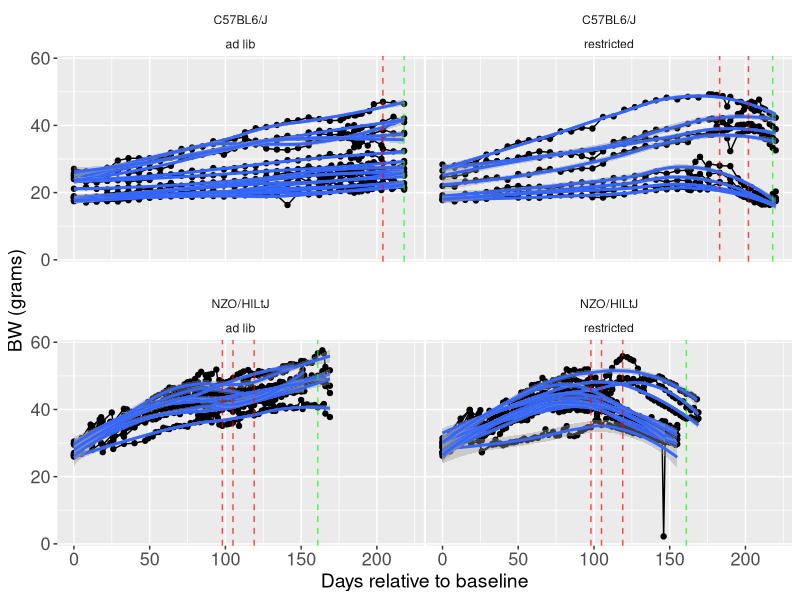
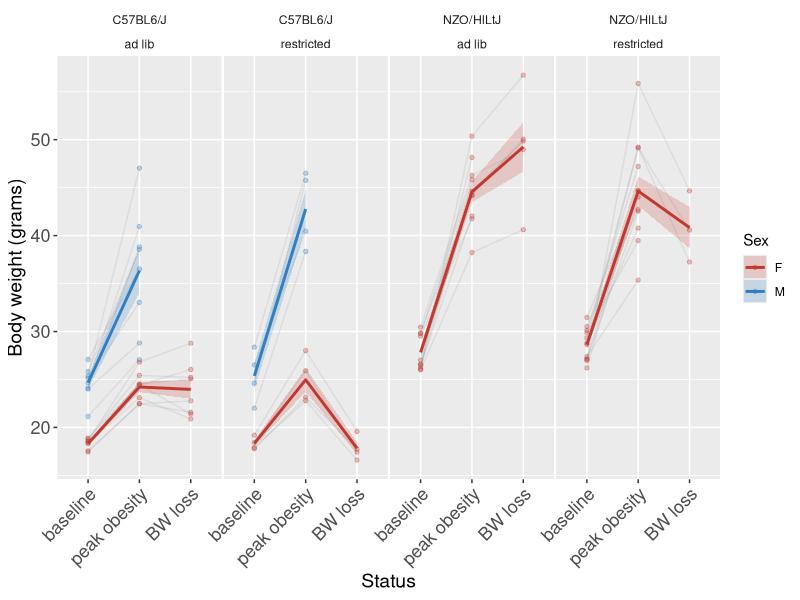
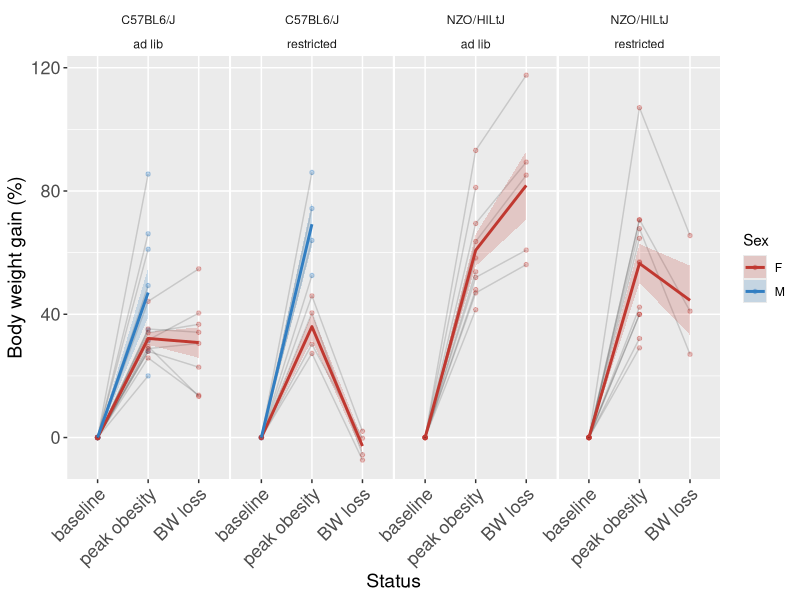
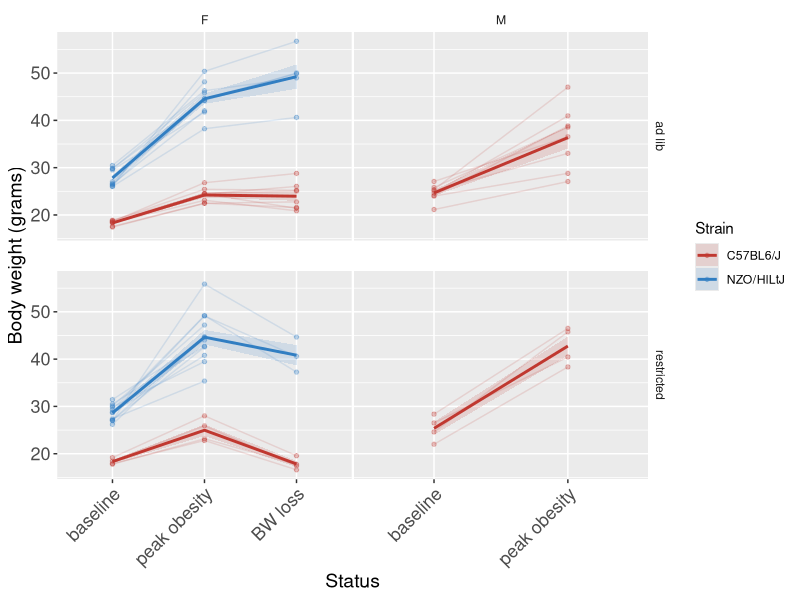
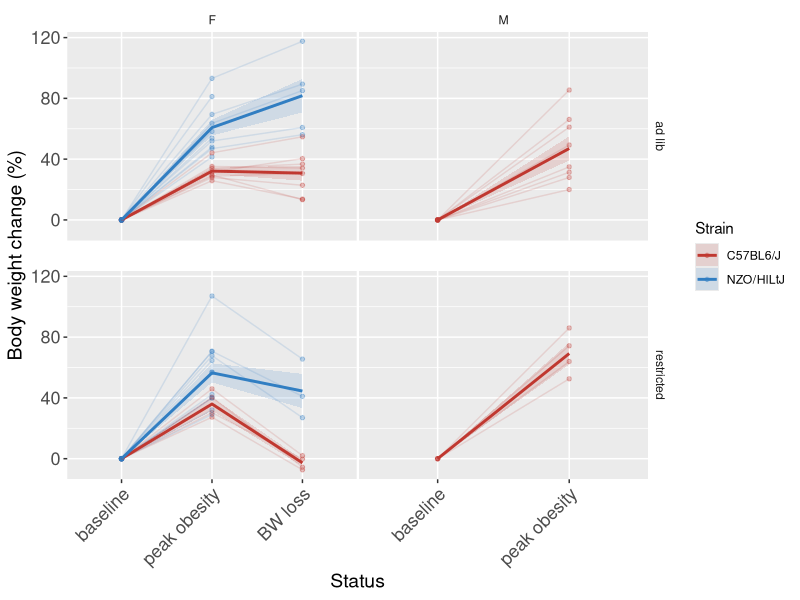

The R script that drew these images, in order: (Note: this script raises an error after producing the figures.)
# This script aims to explore changes in body weight in NZO and c57 after different stages of feeding:
#1 from baseline to peak obesity,
#2:from peak of obesity to acute body weight loss
#3 from acute body weight loss to body weight maintenance
#4 from body weight maintenance to body weight gain after RTIOXA-47 injections

#libraries----
library(dplyr) #to use pipe
library(ggplot2) #to graph
library(readr) #to read csv
library(tidyr)  # to use drop-na()
library(ggpubr)
library(purrr)
library(broom)
library(Hmisc)
library(lme4)
library(emmeans)
library(patchwork)


#BW CSV data import RTIOXA 47 ----
BW_data <- read_csv("../data/BW.csv") %>% 
  filter(COHORT > 1 & COHORT < 6) %>% # Just NZO females
  filter(!ID %in% c(3712, 3715)) %>% # died during study
  group_by(ID) %>% 
  arrange(DATE) %>% 
  mutate(
    bw_rel = 100 * (BW - first(BW)) / first(BW),
    body_lag = (lag(BW) - BW),
    GROUP = case_when(
      ID %in% c(3706, 3707, 3709, 3711, 3713, 3717, 3716, 3719, 3718, 3726,
                7860, 7862, 7864, 7867, 7868, 7869, 7870, 7871, 7873, 7875, 
                7876, 7879, 7880, 7881,7882, 7883) ~ "ad lib",
      ID %in% c(3708, 3714, 3720, 3721, 3710, 3722, 3723, 3724, 3725, 3727, 3728, 3729,
                7861, 7863, 7865, 7866, 7872, 7874, 7877, 7878) ~ "restricted"
    ),
    DRUG = case_when(
      ID %in% c(3706, 3707, 3709, 3711, 3713, 3714, 3720, 3724, 3725, 3727, 3728,
                7861, 7863, 7864, 7878, 7867, 7872, 7875, 7876, 7869, 7870, 7871,
                7868, 7880, 7881, 7882, 7883) ~ "vehicle",
      ID %in% c(3708, 3710, 3716, 3717, 3718, 3719, 3721, 3722, 3723, 3726, 3729,
                7862, 7865, 7873, 7874, 7877, 7866, 7879, 7860) ~ "RTIOXA_47"
    ),
    day_rel = DATE - first(DATE)
  ) %>%
  mutate(
    STATUS = case_when(
      day_rel == 0 ~ "baseline", 
      STRAIN == "NZO/HlLtJ" & DATE == as.Date("2025-02-21") ~ "peak obesity",
      STRAIN == "C57BL6/J" & SEX == "M" & day_rel == 202 & GROUP == "restricted" ~ "peak obesity",
      STRAIN == "C57BL6/J" & SEX == "F" & day_rel == 183 & GROUP == "restricted"~ "peak obesity",
      STRAIN == "C57BL6/J" & day_rel == 204 & GROUP == "ad lib" ~ "peak obesity",
      STRAIN == "C57BL6/J" & SEX == "M" & day_rel == 241 & GROUP == "restricted"~ "BW loss",
      STRAIN == "C57BL6/J" & SEX == "F" & day_rel == 218 & GROUP == "restricted"~ "BW loss",
      STRAIN == "C57BL6/J" & SEX == "M" & day_rel == 239 & GROUP == "ad lib"~ "BW loss",
      STRAIN == "C57BL6/J" & SEX == "F" & day_rel == 218 & GROUP == "ad lib"~ "BW loss",
      STRAIN == "NZO/HlLtJ" & day_rel == 161 ~ "BW loss",
      STRAIN == "C57BL6/J" & COMMENTS == "DAY_1_INJECTIONS" ~ "BW maintenance", 
      STRAIN == "NZO/HlLtJ" &  COMMENTS == "DAY_1_INJECTIONS" ~ "BW maintenance",
      STRAIN == "C57BL6/J" & COMMENTS == "DAY_4_SABLE_AND_SAC" ~ "BW regain",
      STRAIN == "NZO/HlLtJ" & COMMENTS == "DAY_4_SABLE_AND_SAC" ~ "BW regain",
      TRUE ~ NA_character_
    ) ) #%>% 
  #filter(STRAIN == "NZO/HlLtJ" | (STRAIN == "C57BL6/J" & DIET_FORMULA == "D12451i"))

n_distinct(BW_data$ID) #9 NZO in total and 4 C57 in total

highlight_data <- BW_data %>%
  filter(STATUS == "peak obesity")

highlight_data_2 <- BW_data %>%
  filter(STATUS == "BW loss")

highlight_data_3 <- BW_data %>%
  filter(STATUS == "BW maintenance")

highlight_data_4 <- BW_data %>%
  filter(STATUS == "BW regain")

#format plot

scaleFill <- scale_fill_manual(values = c("#C03830FF", "#317EC2FF"))


format.plot <- theme(
  strip.background = element_blank(),
  panel.spacing.x = unit(0.1, "lines"),          
  panel.spacing.y = unit(1.5, "lines"),  
  axis.text = element_text(family = "Helvetica", size = 13),
  axis.title = element_text(family = "Helvetica", size = 14))


#plot 1 description of BW over time per ID----
plot <- BW_data %>% 
  ggplot(aes(day_rel, BW, group = ID)) +
  geom_point() +
  geom_line() +
  facet_wrap(~STRAIN*GROUP) +
  geom_smooth() +
  labs(
    x = "Days relative to baseline",
    y = "BW (grams)"
  ) +
  geom_vline(data = highlight_data, aes(xintercept = day_rel),
             linetype = "dashed", color = "red", alpha = 0.7) +
  geom_vline(data = highlight_data_2, aes(xintercept = day_rel),
             linetype = "dashed", color = "green", alpha = 0.7) +
  geom_vline(data = highlight_data_3, aes(xintercept = day_rel),
             linetype = "dashed", color = "blue", alpha = 0.7) +
  geom_vline(data = highlight_data_4, aes(xintercept = day_rel),
             linetype = "dashed", color = "orange", alpha = 0.7) +
  format.plot

plot

# Make STATUS an ordered factor
BW_data <- BW_data %>%
  mutate(STATUS = factor(STATUS, 
                         levels = c("baseline", "peak obesity", "BW loss", 
                                    "BW maintenance", "BW regain"))) %>% 
  filter(!is.na(STATUS))

BW_data %>%
  group_by(STATUS) %>%
  summarise(n_ID = n_distinct(ID)) #this is good


# Compute mean ± SEM per STRAIN, STATUS, GROUP, SEX, DIET_FORMULA
summary_data <- BW_data %>%
  group_by(STRAIN, STATUS, GROUP,SEX) %>%
  summarise(
    mean_BW = mean(BW, na.rm = TRUE),
    sem_BW = sd(BW, na.rm = TRUE) / sqrt(n()),
    .groups = "drop"
  )

#plot 2 BW in each STATUS collapsed by DIET_FORMULA----
ggplot() +
  # Individual points, smaller and more transparent
  geom_point(data = BW_data, 
             aes(x = STATUS, y = BW, color = SEX, group = ID),
             size = 1.2, alpha = 0.3) +
  geom_line(data = BW_data, 
            aes(x = STATUS, y = BW, color = DRUG, group = ID),
            alpha = 0.15) +
  
  # Mean ± SEM as shaded ribbon
  geom_ribbon(data = summary_data,
              aes(x = STATUS, ymin = mean_BW - sem_BW, ymax = mean_BW + sem_BW,
                  group = interaction(GROUP, SEX), fill = SEX),
              alpha = 0.2) +
  geom_line(data = summary_data,
            aes(x = STATUS, y = mean_BW, group = interaction(GROUP, SEX), color = SEX),
            size = 1) +
  
  # Facet by STRAIN (rows) × GROUP  (columns)
  facet_grid(~ STRAIN*GROUP, scales = "free_x") +
  
  scale_color_manual(values = c("F" = "#C03830FF", "M" = "#317EC2FF")) +
  scale_fill_manual(values = c("F" = "#C03830FF", "M" = "#317EC2FF")) +
  
  labs(
    x = "Status",
    y = "Body weight (grams)",
    color = "Sex",
    fill = "Sex"
  ) +
  format.plot +
  theme(axis.text.x = element_text(angle = 45, hjust = 1))

# Compute mean ± SEM per STRAIN, STATUS, GROUP, SEX using bw_rel
summary_data_rel <- BW_data %>%
  group_by(STRAIN, STATUS, GROUP, SEX) %>%
  summarise(
    mean_bw_rel = mean(bw_rel, na.rm = TRUE),
    sem_bw_rel = sd(bw_rel, na.rm = TRUE) / sqrt(n()),
    .groups = "drop"
  )

#plot 3 % BW gain in each STATUS collapsed by DIET_FORMULA----

ggplot() +
  # Individual points, smaller and more transparent
  geom_point(data = BW_data, 
             aes(x = STATUS, y = bw_rel, color = SEX, group = ID),
             size = 1.2, alpha = 0.3) +
  geom_line(data = BW_data, 
            aes(x = STATUS, y = bw_rel, group = ID),
            alpha = 0.15) +
  
  # Mean ± SEM as shaded ribbon
  geom_ribbon(data = summary_data_rel,
              aes(x = STATUS, ymin = mean_bw_rel - sem_bw_rel, ymax = mean_bw_rel + sem_bw_rel,
                  group = interaction(GROUP, SEX), fill = SEX),
              alpha = 0.2) +
  geom_line(data = summary_data_rel,
            aes(x = STATUS, y = mean_bw_rel, group = interaction(GROUP, SEX), color = SEX),
            size = 1) +
  
  # Facet by STRAIN (rows) × GROUP (columns)
  facet_grid(~ STRAIN*GROUP, scales = "free_x") +
  
  # Colors
  scale_color_manual(values = c("F" = "#C03830FF", "M" = "#317EC2FF")) +
  scale_fill_manual(values = c("F" = "#C03830FF", "M" = "#317EC2FF")) +
  
  # Labels and theme
  labs(
    x = "Status",
    y = "Body weight gain (%)",
    color = "Sex",
    fill = "Sex"
  ) +
  theme(axis.text.x = element_text(angle = 45, hjust = 1)) +
  format.plot


#plot 4 BW in all females together ----


# Compute mean ± SEM per STRAIN, STATUS, GROUP, SEX
summary_data_rel <- BW_data %>%
  group_by(STRAIN, STATUS, GROUP, SEX) %>%
  summarise(
    mean_BW = mean(BW, na.rm = TRUE),
    sem_BW = sd(BW, na.rm = TRUE) / sqrt(n()),
    .groups = "drop"
  )

# Define custom colors per STRAIN (still harmonious with your sex colors)
strain_colors <- c(
  "C57BL6/J" = "#C03830FF",   # red tone
  "NZO/HlLtJ"   = "#317EC2FF"    # blue tone
)

# Plot
ggplot() +
  # Individual points
  geom_point(data = BW_data,
             aes(x = STATUS, y = BW, color = STRAIN, group = ID),
             size = 1.2, alpha = 0.3) +
  
  # Individual trajectories
  geom_line(data = BW_data,
            aes(x = STATUS, y = BW, group = ID, color = STRAIN),
            alpha = 0.15) +
  
  # Mean ± SEM ribbons per STRAIN
  geom_ribbon(data = summary_data_rel,
              aes(x = STATUS,
                  ymin = mean_BW - sem_BW,
                  ymax = mean_BW + sem_BW,
                  group = interaction(STRAIN, GROUP, SEX),
                  fill = STRAIN),
              alpha = 0.15) +
  
  # Mean lines per STRAIN
  geom_line(data = summary_data_rel,
            aes(x = STATUS, y = mean_BW,
                group = interaction(STRAIN, GROUP, SEX),
                color = STRAIN),
            size = 1) +
  
  # Facet by GROUP × SEX (not by strain)
  facet_grid(GROUP ~ SEX, scales = "free_x") +
  
  # Custom colors for strains
  scale_color_manual(values = strain_colors) +
  scale_fill_manual(values = strain_colors) +
  
  labs(
    x = "Status",
    y = "Body weight (grams)",
    color = "Strain",
    fill = "Strain"
  ) +
  theme(axis.text.x = element_text(angle = 45, hjust = 1)) +
  format.plot

#plot 5 % BW gain in all females together ----

# Compute mean ± SEM per STRAIN, STATUS, GROUP, SEX
summary_data_rel <- BW_data %>%
  group_by(STRAIN, STATUS, GROUP, SEX) %>%
  summarise(
    mean_bw_rel = mean(bw_rel, na.rm = TRUE),
    sem_bw_rel = sd(bw_rel, na.rm = TRUE) / sqrt(n()),
    .groups = "drop"
  )

# Define custom colors per STRAIN (still harmonious with your sex colors)
strain_colors <- c(
  "C57BL6/J" = "#C03830FF",   # red tone
  "NZO/HlLtJ"   = "#317EC2FF"    # blue tone
)

# Plot
ggplot() +
  # Individual points
  geom_point(data = BW_data,
             aes(x = STATUS, y = bw_rel, color = STRAIN, group = ID),
             size = 1.2, alpha = 0.3) +
  
  # Individual trajectories
  geom_line(data = BW_data,
            aes(x = STATUS, y = bw_rel, group = ID, color = STRAIN),
            alpha = 0.15) +
  
  # Mean ± SEM ribbons per STRAIN
  geom_ribbon(data = summary_data_rel,
              aes(x = STATUS,
                  ymin = mean_bw_rel - sem_bw_rel,
                  ymax = mean_bw_rel + sem_bw_rel,
                  group = interaction(STRAIN, GROUP, SEX),
                  fill = STRAIN),
              alpha = 0.15) +
  
  # Mean lines per STRAIN
  geom_line(data = summary_data_rel,
            aes(x = STATUS, y = mean_bw_rel,
                group = interaction(STRAIN, GROUP, SEX),
                color = STRAIN),
            size = 1) +
  
  # Facet by GROUP × SEX (not by strain)
  facet_grid(GROUP ~ SEX, scales = "free_x") +
  
  # Custom colors for strains
  scale_color_manual(values = strain_colors) +
  scale_fill_manual(values = strain_colors) +
  
  labs(
    x = "Status",
    y = "Body weight change (%)",
    color = "Strain",
    fill = "Strain"
  ) +
  theme(axis.text.x = element_text(angle = 45, hjust = 1)) +
  format.plot

# plot 6 RTI47 PLOT BW% GAIN ----

# Step 1. Compute % change from BW maintenance → BW regain
BW_delta <- BW_DATA_INJ %>%
  filter(STATUS %in% c("BW maintenance", "BW regain")) %>%
  filter(DRUG %in% c("vehicle", "RTIOXA_47")) %>%
  select(ID, DRUG, STATUS, BW,STRAIN,SEX) %>%
  pivot_wider(names_from = STATUS, values_from = BW) %>%
  filter(!is.na(`BW maintenance`) & !is.na(`BW regain`)) %>%
  group_by(ID,SEX,STRAIN) %>% 
  mutate(
    DRUG = factor(DRUG, levels = c("vehicle", "RTIOXA_47")),
    bw_rel = 100 * (`BW regain` - `BW maintenance`) / `BW maintenance` # % change
  )

# Step 2. Plot mean ± SEM bars with individual mice
ggplot(BW_delta, aes(x = DRUG, y = bw_rel, fill = DRUG)) +
  # Bars for mean ± SEM
  stat_summary(fun = mean, geom = "bar", color = "black", width = 0.7) +
  stat_summary(fun.data = mean_se, geom = "errorbar", width = 0.15, linewidth = 0.8) +
  # Individual mice points
  geom_point(position = position_jitter(width = 0.1), size = 2, color = "black")  +
  # T-test statistics
  stat_compare_means(
    comparisons = list(c("vehicle", "RTIOXA_47")),
    method = "t.test",
    label = "p.signif",
    label.y = max(BW_delta$bw_rel) + 2
  ) +
  labs(
    x = "",
    y = "% BW change from BW maintenance",
  ) +
  theme_minimal(base_size = 14) +
  theme(legend.position = "none") +
  scale_fill_manual(values = c("gray70", "#8DA0CB"))+
  facet_grid(~STRAIN*SEX)

#BW CSV data import RTIOXA 43 x 5 days  ----

BW_data_43 <- read_csv("../data/BW.csv") %>% 
  filter(COHORT == 9) %>% # 
  group_by(ID) %>% 
  arrange(DATE) %>% 
  mutate(
    bw_rel = 100 * (BW - first(BW)) / first(BW),
    body_lag = (lag(BW) - BW),
    DRUG = case_when(
      ID %in% c(8096, 8099, 8102) ~ "RTI_43_Y",
      ID %in% c(8097, 8098, 8101) ~ "RTI_43_M",
      ID %in% c(8095, 8100, 8103) ~ "Vehicle"),
    day_rel = DATE - first(DATE)) %>% 
  filter(as.Date(DATE) >= as.Date("2025-04-16"))

n_distinct(BW_data_43$ID) #9 animals in total, 3 veh, 3 rtioxa 43 from medchem and 3 rtioxa 43 from yanan


# Step 1. Prepare baseline vs endpoint using bw_rel
BW_compare <- BW_data_43 %>%
  filter(COMMENTS %in% c("DAY_1_INJECTIONS", "SAC_AND_WHITE_DEPOSIT_QUANTIFICATION")) %>%
  mutate(COMMENTS = recode(COMMENTS,
                           "DAY_1_INJECTIONS" = "baseline",
                           "SAC_AND_WHITE_DEPOSIT_QUANTIFICATION" = "endpoint")) %>%
  select(ID, DRUG, COMMENTS, bw_rel) %>%
  pivot_wider(names_from = COMMENTS, values_from = bw_rel) %>%
  filter(!is.na(endpoint)) %>%
  mutate(DRUG = factor(DRUG, levels = c("Vehicle", "RTI_43_Y", "RTI_43_M")))

# Step 2. Remove groups with <2 animals
valid_groups <- BW_compare %>%
  group_by(DRUG) %>%
  filter(n() >= 2) %>%
  ungroup()

# Step 3. Plot with raw data, mean ± SEM bars, and statistics
ggplot(valid_groups, aes(x = DRUG, y = endpoint, fill = DRUG)) +
  # Mean ± SEM bars
  stat_summary(fun = mean, geom = "bar", color = "black", width = 0.7) +
  stat_summary(fun.data = mean_se, geom = "errorbar", width = 0.15, linewidth = 0.8) +
  # Individual points
  geom_jitter(width = 0.1, alpha = 0.7, size = 2) +
  # T-test statistics
  stat_compare_means(
    comparisons = list(c("Vehicle", "RTI_43_Y"),
                       c("Vehicle", "RTI_43_M")),
    method = "t.test",
    label = "p.signif",
    label.y = c(max(valid_groups$endpoint) + 5,
                max(valid_groups$endpoint) + 10),
    tip.length = 0.02
  ) +
  labs(
    x = "",
    y = "% of BW gain from baseline)"
  ) +
  theme_minimal(base_size = 14) +
  theme(legend.position = "none") +
  scale_fill_manual(values = c("gray70", "#66C2A5", "darkgreen"))
